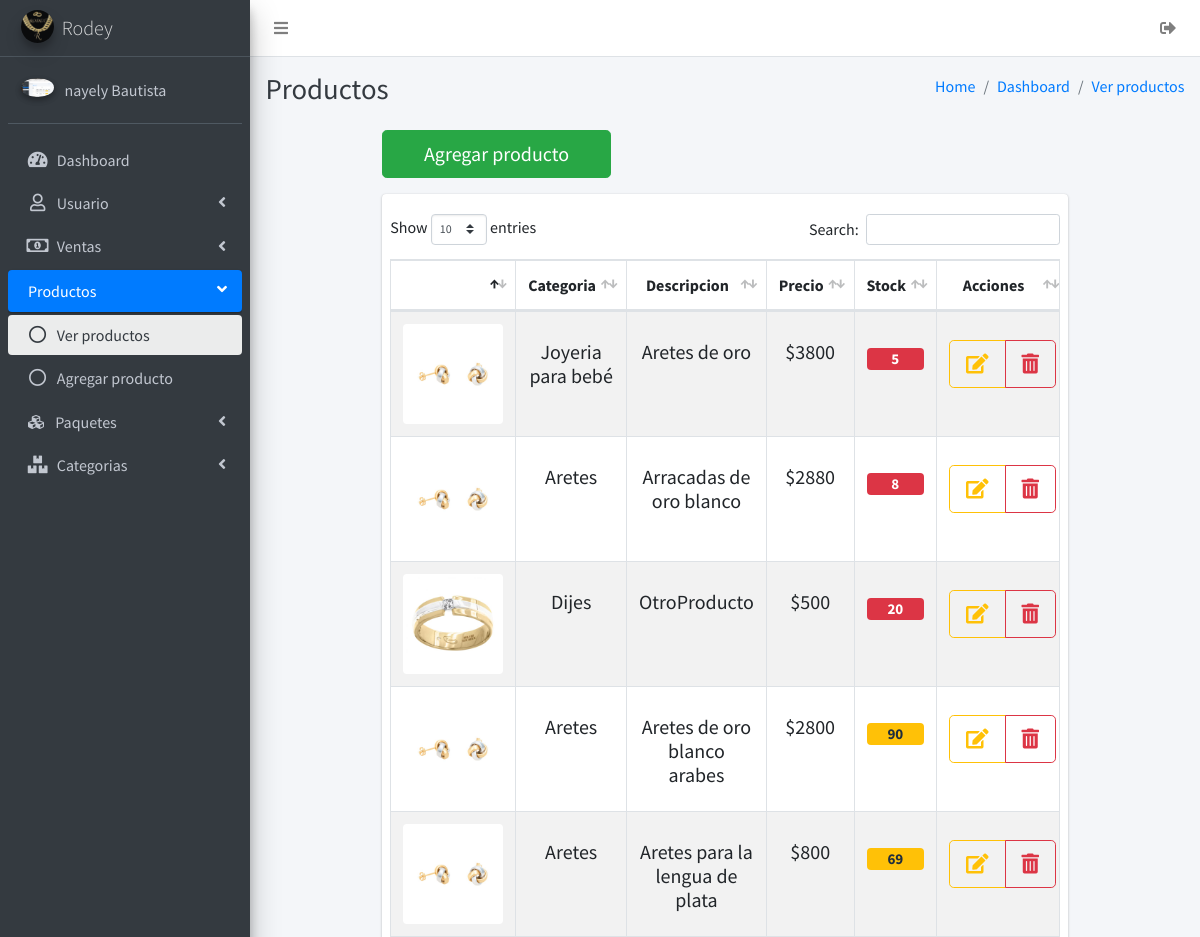
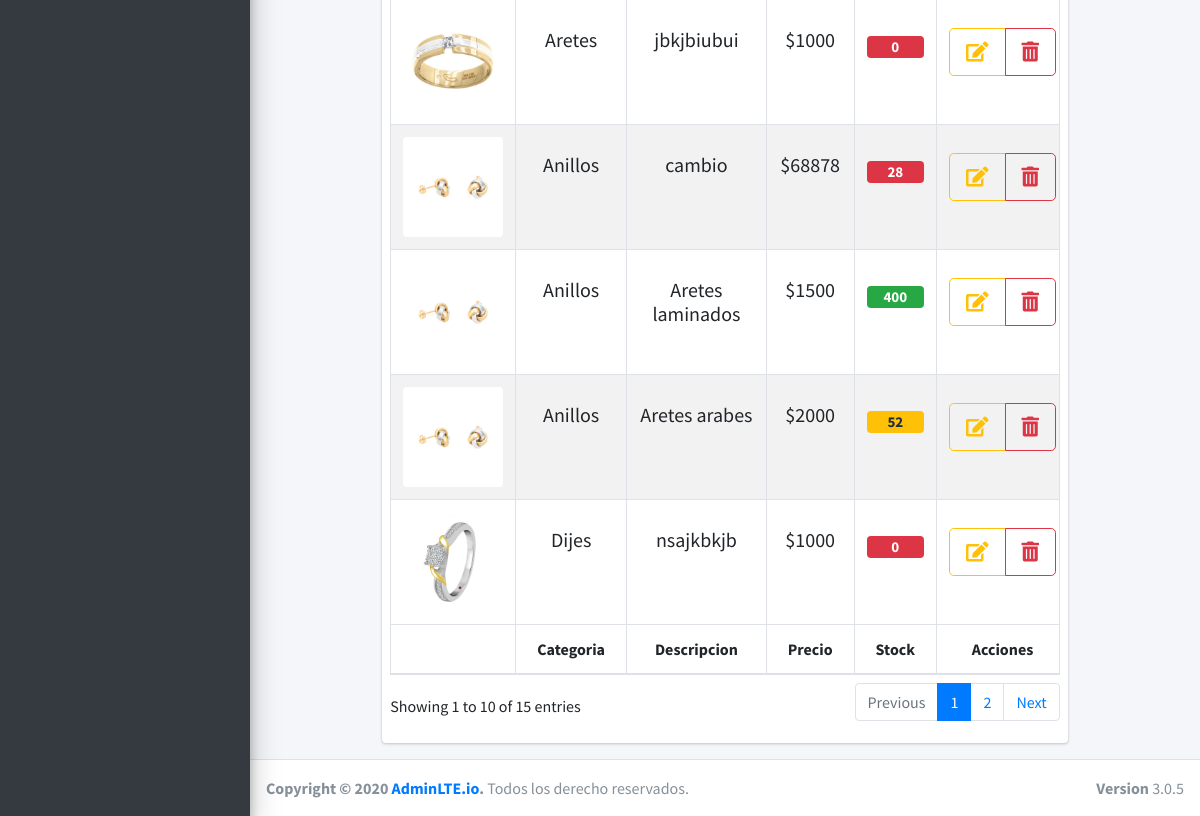
Screenshot of /productos/productos.php (signed in) with the database file from the repository (2 pictures, top to bottom).
### tables this page shows
CREATE TABLE `usuarios` (
  `idusuarios` int NOT NULL AUTO_INCREMENT,
  `nombre` varchar(45) NOT NULL,
  `apellidoP` varchar(45) NOT NULL,
  `apellidoM` varchar(45) NOT NULL,
  `numeroCelular` varchar(20) DEFAULT NULL,
  `correoElectronico` varchar(45) DEFAULT NULL,
  `direccion` varchar(100) DEFAULT NULL,
  `estado` tinyint(1) NOT NULL DEFAULT '1',
  `usuario` varchar(30) NOT NULL,
  `contraseña` varchar(300) NOT NULL,
  `imgUsuario` varchar(200) DEFAULT NULL,
  `categoria_usuario` int NOT NULL,
  PRIMARY KEY (`idusuarios`),
  KEY `fk_categoria_idx` (`categoria_usuario`),
  CONSTRAINT `fk_categoria` FOREIGN KEY (`categoria_usuario`) REFERENCES `categoria_usuario` (`idcategoria_usuario`)
);

CREATE TABLE `producto` (
  `idProducto` int NOT NULL AUTO_INCREMENT,
  `categoria_kf` int NOT NULL,
  `descripcion` varchar(150) NOT NULL,
  `costo_compra` float NOT NULL,
  `costo_venta` float NOT NULL,
  `cantidad_stock` int NOT NULL,
  `img_producto` varchar(200) DEFAULT NULL,
  PRIMARY KEY (`idProducto`),
  KEY `fk_producto_categoria_idx` (`categoria_kf`),
  CONSTRAINT `fk_producto_categoria` FOREIGN KEY (`categoria_kf`) REFERENCES `categoria_producto` (`idcategoria_producto`)
);

CREATE TABLE `categoria_producto` (
  `idcategoria_producto` int NOT NULL AUTO_INCREMENT,
  `categoria` varchar(45) NOT NULL,
  PRIMARY KEY (`idcategoria_producto`)
);

### sessionIniciada.php (called while the page is built, shortened)
<?php
if ((isset($_SESSION['idusuario']) && $_SESSION['idusuario'] != '')) {
    $idusuario = $_SESSION['idusuario'];
    include 'conexiones/conexion.php';
    $sql = "SELECT * FROM usuarios WHERE idusuarios = " . $idusuario . " and estado=1";
    $result = $conexion->query($sql);
    $mostrar = mysqli_fetch_array($result);
    $IMGUSER = $mostrar['imgUsuario'];
    $NOMBREUSER = $mostrar['nombre'] . ' ' . $mostrar['apellidoP'];
} else {
    $host  = $_SERVER['HTTP_HOST'];
    $uri   = rtrim(dirname($_SERVER['PHP_SELF']), '/\\');
    $extra = 'index.php';
    header("Location: http://$host/Admin_joyeria/$extra");
    die();
}

### productos/productos.php (the view, shortened to what this page needs)
<?php
include '../sessionIniciada.php';
?>
<!DOCTYPE html>
<html>
<head>
    <link rel="stylesheet" href="../plugins/fontawesome-free/css/all.min.css">
    <link rel="stylesheet" href="https://code.ionicframework.com/ionicons/2.0.1/css/ionicons.min.css">
    <link rel="stylesheet" href="../plugins/tempusdominus-bootstrap-4/css/tempusdominus-bootstrap-4.min.css">
    <link rel="stylesheet" href="../dist/css/adminlte.min.css">
    <link rel="stylesheet" href="../plugins/datatables-bs4/css/dataTables.bootstrap4.min.css">
    <link rel="stylesheet" href="../plugins/datatables-responsive/css/responsive.bootstrap4.min.css">
</head>
<body class="hold-transition sidebar-mini layout-fixed">
    <div class="wrapper">
        <nav class="main-header navbar navbar-expand navbar-white navbar-light">
            <ul class="navbar-nav">
                <li class="nav-item">
                    <a class="nav-link" data-widget="pushmenu" href="#" role="button"><i class="fas fa-bars"></i></a>
                </li>
            </ul>
            <ul class="navbar-nav ml-auto">
                <a class="nav-link effectoHover" data-toggle="" href="../cerrarSesion.php">
                    <i class="fas fa-sign-out-alt"></i>
                </a>
            </ul>
        </nav>
        <aside class="main-sidebar sidebar-dark-primary elevation-4">
            <a href="../main.php" class="brand-link">
                <img src="../img/logo.png" alt="AdminLTE Logo" class="brand-image img-circle elevation-3"
                    style="opacity: .8">
                <span class="brand-text font-weight-light">Rodey</span>
            </a>
            <div class="sidebar">
                <div class="user-panel mt-3 pb-3 mb-3 d-flex">
                    <div class="image">
                        <img src="<?= $IMGUSER ?>" class="img-circle elevation-2" alt="User Image">
                    </div>
                    <div class="info">
                        <a href="#" class="d-block"><?php echo $NOMBREUSER ?></a>
                    </div>
                </div>
                <nav class="mt-2">
                    <ul class="nav nav-pills nav-sidebar flex-column" data-widget="treeview" role="menu"
                        data-accordion="false">
                        <li class="nav-item">
                            <a href="../main.php" class="nav-link ">
                                <i class="nav-icon fas fa-tachometer-alt"></i>
                                <p>
                                    Dashboard
                                </p>
                            </a>
                        </li>
                        <li class="nav-item has-treeview">
                            <a href="#" class="nav-link">
                                <i class="far fa-user nav-icon"></i>
                                <p>
                                    Usuario
                                    <i class="fas fa-angle-left right"></i>
                                </p>
                            </a>
                        </li>
                        <li class="nav-item has-treeview">
                            <a href="#" class="nav-link">
                                <i class="far fa-money-bill-alt nav-icon"></i>
                                <p>
                                    Ventas
                                    <i class="fas fa-angle-left right"></i>
                                </p>
                            </a>
                        </li>
                        <li class="nav-item has-treeview menu-open">
                            <a href="#" class="nav-link active">
                                <p>
                                    Productos
                                    <i class="fas fa-angle-left right"></i>
                                </p>
                            </a>
                            <ul class="nav nav-treeview">
                                <li class="nav-item">
                                    <a href="productos.php" class="nav-link active">
                                        <i class="far fa-circle nav-icon"></i>
                                        <p>Ver productos</p>
                                    </a>
                                </li>
                                <li class="nav-item">
                                    <a href="nuevoProducto.php" class="nav-link">
                                        <i class="far fa-circle nav-icon"></i>
                                        <p>Agregar producto</p>
                                    </a>
                                </li>
                            </ul>
                        </li>
                        <li class="nav-item has-treeview ">
                            <a href="#" class="nav-link ">
                                <i class="fas fa-cubes mx-1"></i>
                                <p class="ml-1">
                                    Paquetes
                                    <i class="fas fa-angle-left right"></i>
                                </p>
                            </a>
                        </li>
                        <li class="nav-item has-treeview">
                            <a href="#" class="nav-link">
                                <i class="fas fa-boxes nav-icon"></i>
                                <p>
                                    Categorias
                                    <i class="fas fa-angle-left right"></i>
                                </p>
                            </a>
                        </li>
                    </ul>
                </nav>
            </div>
        </aside>
        <div class="content-wrapper">
            <div class="content-header">
                <div class="container-fluid">
                    <div class="row mb-2">
                        <div class="col-sm-6">
                            <h1 class="m-0 text-dark">Productos</h1>
                        </div>
                        <div class="col-sm-6">
                            <ol class="breadcrumb float-sm-right">
                                <li class="breadcrumb-item"><a href="../main.php">Home</a></li>
                                <li class="breadcrumb-item"><a href="../main.php">Dashboard</a></li>
                                <li class="breadcrumb-item disabled"><a href="productos.php">Ver productos</a></li>
                            </ol>
                        </div>
                    </div>
                </div>
            </div>
            <section class="content">
                <div class="container-fluid">
                    <div class="row justify-content-center mb-3">
                        <div class="col-lg-9 col-sm-12">
                            <a href="nuevoProducto.php" class="col-lg-4 btn-lg col-md-4 d-block btn btn-success"> Agregar producto</a>
                        </div>
                    </div>
                    <?php
                    include '../conexiones/conexion.php';
                    $sql = "CALL select_tabla_productos()";
                    $resultado = $conexion->query($sql);
                    ?>
                    <div class="row justify-content-center">
                        <div class="col-lg-9 col-sm-12">
                            <div class="card">
                                <div
                                    class="card-body w-100 px-2                                                                                                                                                                                                              ">
                                    <table id="example2"
                                        class=" table-hover table-responsive table table-striped table-bordered text-center">
                                        <thead>
                                            <tr>
                                                <th></th>
                                                <th>Categoria</th>
                                                <th>Descripcion</th>
                                                <th>Precio</th>
                                                <th>Stock</th>
                                                <th>Acciones</th>
                                            </tr>
                                        </thead>
                                        <tbody>
                                            <?php
                                            $var=0;
                                            while ($mostrar = mysqli_fetch_array($resultado)) {
                                                $img = $mostrar['img'];
                                            ?>
                                            <tr>
                                                <td><img src="../img_productos/<?= $img ?>" data-toggle="modal"
                                                        data-target="#exampleModal<?= $var ?>" class="img-rounded"
                                                        alt="" width="100"></td>
                                                <td>
                                                    <p class="mt-3 h5"><?php echo $mostrar['categoria'] ?></p>
                                                </td>
                                                <td>
                                                    <p class="mt-3 h5"><?php echo $mostrar['descripcion'] ?></p>
                                                </td>
                                                <td><strong>
                                                        <p class="mt-3 h5"><?php echo '$' . $mostrar['costo'] ?></p>
                                                    </strong></td>
                                                <td>
                                                    <p class="mt-3 h5 "><span
                                                            class="badge mt-4 <?= ($mostrar['stock'] < 50) ? "badge-danger" : (($mostrar['stock'] < 100) ? "badge-warning" : "badge-success") ?> d-block"><?php echo $mostrar['stock'] ?></span>
                                                    </p>
                                                </td>
                                                <td>
                                                    <div class="btn-group btn-group mt-3">
                                                        <a href="accionesProducto/actualizarProducto.php?id=<?= $mostrar['id_producto'] ?>"
                                                            class="btn btn-lg btn-outline-warning"><i
                                                                class="fas fa-edit"></i></a>
                                                        <a class="btn btn-lg btn-outline-danger"
                                                            href="accionesProducto/eliminarProducto.php?id=<?= $mostrar['id_producto'] ?>"><i
                                                                class="fas fa-trash-alt"></i></a>
                                                    </div>
                                                </td>
                                            </tr>
                                            <?php $var=$var+1; } ?>
                                        </tbody>
                                        <tfoot>
                                            <tr>
                                                <th></th>
                                                <th>Categoria</th>
                                                <th>Descripcion</th>
                                                <th>Precio</th>
                                                <th>Stock</th>
                                                <th>Acciones</th>
                                            </tr>
                                        </tfoot>
                                    </table>
                                </div>
                            </div>
                        </div>
                    </div>
                </div>
        </div>
        <footer class=" main-footer ">
            <strong>Copyright &copy; 2020 <a href="#">AdminLTE.io</a>.</strong> Todos los derecho reservados.
            <div class=" float-right d-none d-sm-inline-block ">
                <b>Version</b> 3.0.5
            </div>
        </footer>
    </div>
</body>
</html>

### productos/productos.php (style rules this page uses)
tbody tr td { min-width: 50px; }

### rows the page displays
usuarios: imgUsuario (picture), NOMBREUSER "nayely Bautista"
producto: img_producto (picture), categoria_kf.categoria "Joyeria para bebé", descripcion "Aretes de oro", costo_venta "3800", cantidad_stock "5"
producto: img_producto (picture), categoria_kf.categoria "Aretes", descripcion "Arracadas de oro blanco", costo_venta "2880", cantidad_stock "8"
producto: img_producto (picture), categoria_kf.categoria "Dijes", descripcion "OtroProducto", costo_venta "500", cantidad_stock "20"
producto: img_producto (picture), categoria_kf.categoria "Aretes", descripcion "Aretes de oro blanco arabes", costo_venta "2800", cantidad_stock "90"
producto: img_producto (picture), categoria_kf.categoria "Aretes", descripcion "Aretes para la lengua de plata", costo_venta "800", cantidad_stock "69"
producto: img_producto (picture), categoria_kf.categoria "Aretes", descripcion "jbkjbiubui", costo_venta "1000", cantidad_stock "0"
producto: img_producto (picture), categoria_kf.categoria "Anillos", descripcion "cambio", costo_venta "68878", cantidad_stock "28"
producto: img_producto (picture), categoria_kf.categoria "Anillos", descripcion "Aretes laminados", costo_venta "1500", cantidad_stock "400"
producto: img_producto (picture), categoria_kf.categoria "Anillos", descripcion "Aretes arabes", costo_venta "2000", cantidad_stock "52"
producto: img_producto (picture), categoria_kf.categoria "Dijes", descripcion "nsajkbkjb", costo_venta "1000", cantidad_stock "0"
